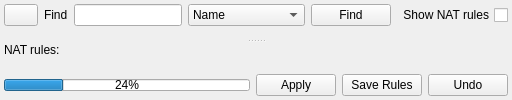
       <widget class="QWidget" name="pageRuleTree">
        <layout class="QGridLayout">
         <property name="margin">
          <number>4</number>
         </property>
         <item row="0" column="0" colspan="2">
          <widget class="QSplitter" name="splitterNAT">
           <property name="orientation">
            <enum>Qt::Vertical</enum>
           </property>
           <widget class="QWidget" name="layoutWidgetFilter">
            <layout class="QVBoxLayout">
             <item>
              <layout class="QHBoxLayout">
               <item>
                <widget class="IQFPushButton" name="pushButtonCloseFind">
                 <property name="sizePolicy">
                  <sizepolicy hsizetype="Fixed" vsizetype="Fixed">
                   <horstretch>0</horstretch>
                   <verstretch>0</verstretch>
                  </sizepolicy>
                 </property>
                 <property name="maximumSize">
                  <size>
                   <width>34</width>
                   <height>34</height>
                  </size>
                 </property>
                 <property name="icon">
                  <iconset>
                   <normaloff>../../../../../../../../usr/share/icons/crystalsvg/22x22/actions/fileclose.png</normaloff>../../../../../../../../usr/share/icons/crystalsvg/22x22/actions/fileclose.png</iconset>
                 </property>
                </widget>
               </item>
               <item>
                <widget class="QLabel" name="labelSearch">
                 <property name="sizePolicy">
                  <sizepolicy hsizetype="Preferred" vsizetype="Fixed">
                   <horstretch>0</horstretch>
                   <verstretch>0</verstretch>
                  </sizepolicy>
                 </property>
                 <property name="text">
                  <string>Find</string>
                 </property>
                </widget>
               </item>
               <item>
                <widget class="IQFLineEdit" name="lineEditFind"/>
               </item>
               <item>
                <widget class="IQFComboBox" name="comboBoxFind">
                 <item>
                  <property name="text">
                   <string>Name</string>
                  </property>
                 </item>
                 <item>
                  <property name="text">
                   <string>Protocol</string>
                  </property>
                 </item>
                 <item>
                  <property name="text">
                   <string>Source IP</string>
                  </property>
                 </item>
                 <item>
                  <property name="text">
                   <string>Dest. IP</string>
                  </property>
                 </item>
                 <item>
                  <property name="text">
                   <string>Source Port</string>
                  </property>
                 </item>
                 <item>
                  <property name="text">
                   <string>Dest. Port</string>
                  </property>
                 </item>
                 <item>
                  <property name="text">
                   <string>Input device</string>
                  </property>
                 </item>
                 <item>
                  <property name="text">
                   <string>Output Device</string>
                  </property>
                 </item>
                 <item>
                  <property name="text">
                   <string>Stateful</string>
                  </property>
                 </item>
                 <item>
                  <property name="text">
                   <string>Notify</string>
                  </property>
                 </item>
                 <item>
                  <property name="text">
                   <string>TCP Flags</string>
                  </property>
                 </item>
                 <item>
                  <property name="text">
                   <string>New IP Address</string>
                  </property>
                 </item>
                 <item>
                  <property name="text">
                   <string>New Port</string>
                  </property>
                 </item>
                </widget>
               </item>
               <item>
                <widget class="IQFPushButton" name="pushButtonFind">
                 <property name="text">
                  <string>Find</string>
                 </property>
                </widget>
               </item>
               <item>
                <widget class="IQFCheckBox" name="checkBoxShowNat">
                 <property name="statusTip">
                  <string>Check this one to view the NAT ruleset</string>
                 </property>
                 <property name="layoutDirection">
                  <enum>Qt::RightToLeft</enum>
                 </property>
                 <property name="text">
                  <string>Show NAT rules</string>
                 </property>
                </widget>
               </item>
              </layout>
             </item>
             <item>
              <widget class="QWidget" name="widgetFilter" native="true">
               <property name="sizePolicy">
                <sizepolicy hsizetype="Expanding" vsizetype="Expanding">
                 <horstretch>7</horstretch>
                 <verstretch>4</verstretch>
                </sizepolicy>
               </property>
              </widget>
             </item>
            </layout>
           </widget>
           <widget class="QWidget" name="layoutWidget_4">
            <layout class="QVBoxLayout">
             <item>
              <widget class="QLabel" name="labelNAT">
               <property name="sizePolicy">
                <sizepolicy hsizetype="Preferred" vsizetype="Fixed">
                 <horstretch>0</horstretch>
                 <verstretch>0</verstretch>
                </sizepolicy>
               </property>
               <property name="text">
                <string>NAT rules:</string>
               </property>
              </widget>
             </item>
             <item>
              <widget class="QWidget" name="widgetNat" native="true">
               <property name="sizePolicy">
                <sizepolicy hsizetype="Preferred" vsizetype="Preferred">
                 <horstretch>7</horstretch>
                 <verstretch>0</verstretch>
                </sizepolicy>
               </property>
              </widget>
             </item>
            </layout>
           </widget>
          </widget>
         </item>
         <item row="1" column="1">
          <layout class="QHBoxLayout">
           <item>
            <widget class="IQFPushButton" name="pushButtonApply">
             <property name="sizePolicy">
              <sizepolicy hsizetype="Preferred" vsizetype="Fixed">
               <horstretch>1</horstretch>
               <verstretch>0</verstretch>
              </sizepolicy>
             </property>
             <property name="statusTip">
              <string>Apply the changes to the firewall</string>
             </property>
             <property name="text">
              <string>Apply</string>
             </property>
            </widget>
           </item>
           <item>
            <widget class="IQFPushButton" name="pushButtonSaveRulesToFile">
             <property name="sizePolicy">
              <sizepolicy hsizetype="Preferred" vsizetype="Fixed">
               <horstretch>1</horstretch>
               <verstretch>0</verstretch>
              </sizepolicy>
             </property>
             <property name="text">
              <string>Save Rules</string>
             </property>
            </widget>
           </item>
           <item>
            <widget class="IQFPushButton" name="pushButtonUndoRuleTreeChanges">
             <property name="sizePolicy">
              <sizepolicy hsizetype="Preferred" vsizetype="Fixed">
               <horstretch>1</horstretch>
               <verstretch>0</verstretch>
              </sizepolicy>
             </property>
             <property name="text">
              <string>Undo</string>
             </property>
            </widget>
           </item>
          </layout>
         </item>
         <item row="1" column="0">
          <widget class="IQFProgressBar" name="progressBarRuleTree">
           <property name="maximumSize">
            <size>
             <width>16777215</width>
             <height>12</height>
            </size>
           </property>
           <property name="value">
            <number>24</number>
           </property>
          </widget>
         </item>
        </layout>
       </widget>
